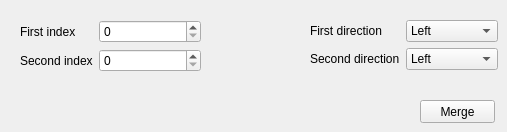
     <widget class="QWidget" name="mergeTab">
      <attribute name="title">
       <string>Merge</string>
      </attribute>
      <widget class="QWidget" name="layoutWidget_4">
       <property name="geometry">
        <rect>
         <x>20</x>
         <y>20</y>
         <width>181</width>
         <height>71</height>
        </rect>
       </property>
       <layout class="QFormLayout" name="formLayout_12">
        <item row="0" column="0">
         <widget class="QLabel" name="label_63">
          <property name="text">
           <string>First index</string>
          </property>
         </widget>
        </item>
        <item row="0" column="1">
         <widget class="QSpinBox" name="compCurveMergeFirstIndexSpinBox">
          <property name="maximum">
           <number>1000</number>
          </property>
         </widget>
        </item>
        <item row="1" column="0">
         <widget class="QLabel" name="label_64">
          <property name="text">
           <string>Second index</string>
          </property>
         </widget>
        </item>
        <item row="1" column="1">
         <widget class="QSpinBox" name="compCurveMergeSecondIndexSpinBox">
          <property name="maximum">
           <number>1000</number>
          </property>
         </widget>
        </item>
       </layout>
      </widget>
      <widget class="QWidget" name="layoutWidget_5">
       <property name="geometry">
        <rect>
         <x>310</x>
         <y>20</y>
         <width>188</width>
         <height>71</height>
        </rect>
       </property>
       <layout class="QFormLayout" name="formLayout_13">
        <item row="0" column="0">
         <widget class="QLabel" name="label_65">
          <property name="text">
           <string>First direction</string>
          </property>
         </widget>
        </item>
        <item row="0" column="1">
         <widget class="QComboBox" name="compCurveMergeFirstDirectionComboBox">
          <item>
           <property name="text">
            <string>Left</string>
           </property>
          </item>
          <item>
           <property name="text">
            <string>Right</string>
           </property>
          </item>
         </widget>
        </item>
        <item row="1" column="0">
         <widget class="QLabel" name="label_66">
          <property name="text">
           <string>Second direction</string>
          </property>
         </widget>
        </item>
        <item row="1" column="1">
         <widget class="QComboBox" name="compCurveMergeSecondDirectionComboBox">
          <item>
           <property name="text">
            <string>Left</string>
           </property>
          </item>
          <item>
           <property name="text">
            <string>Right</string>
           </property>
          </item>
         </widget>
        </item>
       </layout>
      </widget>
      <widget class="QPushButton" name="compCurveMergeButton">
       <property name="geometry">
        <rect>
         <x>420</x>
         <y>100</y>
         <width>75</width>
         <height>23</height>
        </rect>
       </property>
       <property name="text">
        <string>Merge</string>
       </property>
      </widget>
     </widget>
